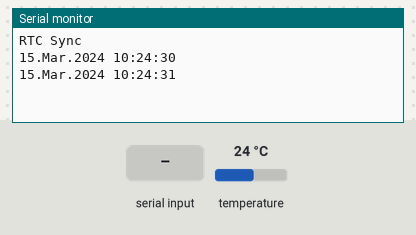
Recording of a sketch running on a simulated Arduino Uno, built with avr-gcc and run on an emulated ATmega328P. On the bench: the last lines printed to the serial monitor. Inputs (shaded band) come from the test bench; at power-on: temperature 24 °C. The local clock reads 2024-03-15 10:24:30 at power-on unless the sketch sets it.

Above: at 1.2 s.
1.3 s: "90,45,200,10\n" received over Serial
At 4.1 s:
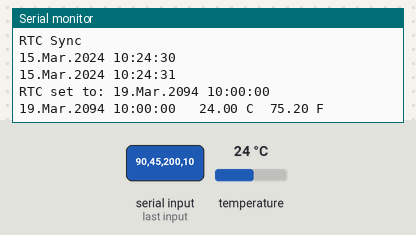
4.3 s: "30,150,10,200\n" received over Serial
At 6.7 s:
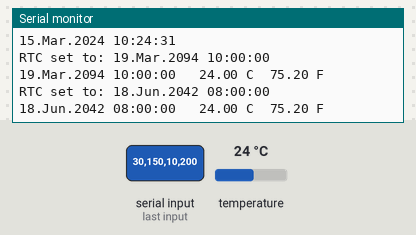
Timing chart, 0 to 8.2 s (numbered marks = the images above; inputs shaded):
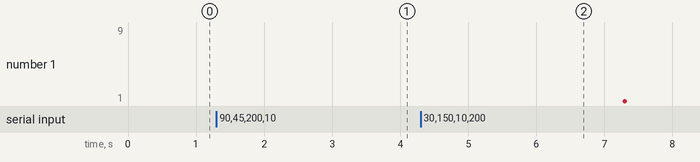

The sketch:

RTC_SET_SERIAL.ino
```cpp
#include <Time.h>
#include <TimeLib.h>

/*----------------------------------------------------------------------*
 * Display the date and time from a DS3231 or DS3232 RTC every second.  *
 * Display the temperature once per minute. (The DS3231 does a          *
 * temperature conversion once every 64 seconds. This is also the       *
 * default for the DS3232.)                                             *
 *                                                                      *
 * Set the date and time by entering the following on the Arduino       *
 * serial monitor:                                                      *
 *    year,month,day,hour,minute,second,                                *
 *                                                                      *
 * Where                                                                *
 *    year can be two or four digits,                                   *
 *    month is 1-12,                                                    *
 *    day is 1-31,                                                      *
 *    hour is 0-23, and                                                 *
 *    minute and second are 0-59.                                       *
 *                                                                      *
 * Entering the final comma delimiter (after "second") will avoid a     *
 * one-second timeout and will allow the RTC to be set more accurately. *
 *                                                                      *
 * No validity checking is done, invalid values or incomplete syntax    *
 * in the input will result in an incorrect RTC setting.                *
 *                                                                      *
 * Jack Christensen 08Aug2013                                           *
 *                                                                      *
 * Tested with Arduino 1.0.5, Arduino Uno, DS3231/Chronodot, DS3232.    *
 *                                                                      *
 * This work is licensed under the Creative Commons Attribution-        *
 * ShareAlike 3.0 Unported License. To view a copy of this license,     *
 * visit http://creativecommons.org/licenses/by-sa/3.0/ or send a       *
 * letter to Creative Commons, 171 Second Street, Suite 300,            *
 * San Francisco, California, 94105, USA.                               *
 *----------------------------------------------------------------------*/

#include <DS3232RTC.h>        //http://github.com/JChristensen/DS3232RTC
#include <Streaming.h>        //http://arduiniana.org/libraries/streaming/
#include <Time.h>             //http://playground.arduino.cc/Code/Time
#include <Wire.h>             //http://arduino.cc/en/Reference/Wire

void setup(void)
{
    Serial.begin(115200);

    //setSyncProvider() causes the Time library to synchronize with the
    //external RTC by calling RTC.get() every five minutes by default.
    setSyncProvider(RTC.get);
    Serial << F("RTC Sync");
    if (timeStatus() != timeSet) Serial << F(" FAIL!");
    Serial << endl;
}

void loop(void)
{
    static time_t tLast;
    time_t t;
    tmElements_t tm;

    //check for input to set the RTC, minimum length is 12, i.e. yy,m,d,h,m,s
    if (Serial.available() >= 12) {
        //note that the tmElements_t Year member is an offset from 1970,
        //but the RTC wants the last two digits of the calendar year.
        //use the convenience macros from Time.h to do the conversions.
        int y = Serial.parseInt();
        if (y >= 100 && y < 1000)
            Serial << F("Error: Year must be two digits or four digits!") << endl;
        else {
            if (y >= 1000)
                tm.Year = CalendarYrToTm(y);
            else    //(y < 100)
                tm.Year = y2kYearToTm(y);
            tm.Month = Serial.parseInt();
            tm.Day = Serial.parseInt();
            tm.Hour = Serial.parseInt();
            tm.Minute = Serial.parseInt();
            tm.Second = Serial.parseInt();
            t = makeTime(tm);
            RTC.set(t);        //use the time_t value to ensure correct weekday is set
            setTime(t);
            Serial << F("RTC set to: ");
            printDateTime(t);
            Serial << endl;
            //dump any extraneous input
            while (Serial.available() > 0) Serial.read();
        }
    }

    t = now();
    if (t != tLast) {
        tLast = t;
        printDateTime(t);
        if (second(t) == 0) {
            float c = RTC.temperature() / 4.;
            float f = c * 9. / 5. + 32.;
            Serial << F("  ") << c << F(" C  ") << f << F(" F");
        }
        Serial << endl;
    }
}

//print date and time to Serial
void printDateTime(time_t t)
{
    printDate(t);
    Serial << ' ';
    printTime(t);
}

//print time to Serial
void printTime(time_t t)
{
    printI00(hour(t), ':');
    printI00(minute(t), ':');
    printI00(second(t), ' ');
}

//print date to Serial
void printDate(time_t t)
{
    printI00(day(t), 0);
    Serial.print(".");
    Serial.print(monthShortStr(month(t)));
    //Serial.print(monthStr(month(t)));
    Serial.print(".");
    Serial.print(year(t));
    //Serial << monthShortStr(month(t)) << _DEC(year(t));
}

//Print an integer in "00" format (with leading zero),
//followed by a delimiter character to Serial.
//Input value assumed to be between 0 and 99.
void printI00(int val, char delim)
{
    if (val < 10) Serial << '0';
    Serial << _DEC(val);
    if (delim > 0) Serial << delim;
    return;
}
```

Measured:
- after the input at 1.3 s, the serial monitor: prints a new line after 2.0 s (image 1)
- after the input at 4.3 s, the serial monitor: prints a new line after 2.0 s (image 2)
